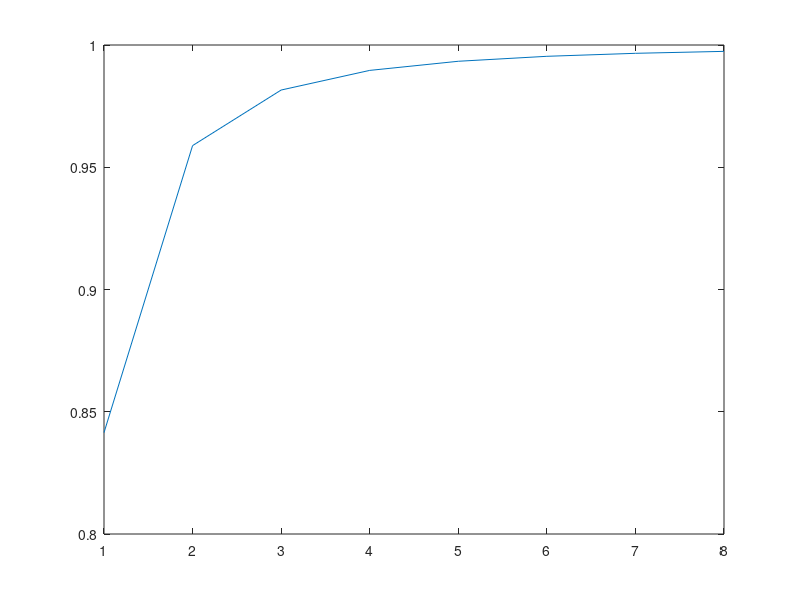

Write the MATLAB code that produced this figure.
%oef 7
%b)
n = 8
%i = 1:n
%rij = sin(1./i).*i
X = []
for k = 1:n
    rij = sin(1/k).*k
    X = [X, rij]
end
%plot(1:n,rij)
plot(1:n,X)